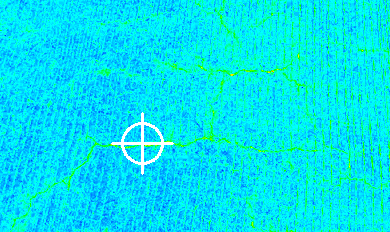
#> input picture PS2/achulawa-ps2-files/ps2-images/cracks-color.png, 390 x 232 px
$ python PS2.py
#> lines starting #> are read from the running program, lines starting #| are printed output that depends on the picture
#September 19th, 2022
#Aman Chulawala
#24678 PS2 Q1

from math import ceil
from matplotlib import pyplot as plt
import cv2 as cv
import numpy as np

#Convert input image to gray scale
def color2gray(img):
    gray = cv.cvtColor(img, cv.COLOR_BGR2GRAY)
    hist_gen(gray)
    return gray

#Generate Lookup array for the intensity range specified in the image
def lookup_gen(img):
    mini = np.amin(img)
    maxi = np.amax(img)
    q1 = mini + ceil((maxi-mini)/4)
    q2 = mini + ceil((maxi-mini)/2)
    q3 = maxi - ceil((maxi-mini)/4)
    lookup = np.zeros((3,256), dtype = 'uint8')
    #Generating Blue channel
    lookup[0,mini:q1] = 255
    lookup[0, q2:] = 0
    lookup[0, q1:q2] = np.linspace(255,0,num = q2-q1)
    #Generating Green Channel
    lookup[1,mini:q1] = np.linspace(0,255,num = q1-mini)
    lookup[1,q1:q3] = 255
    lookup[1, q3:maxi] = np.linspace(255,0, num = maxi-q3)
    #Generating Red Channel
    lookup[2, 0:q2] = 0
    lookup[2, q2:q3] = np.linspace(0,255, num = q3-q2)
    lookup[2, q3:] = 255
    #Plotting lookuptable
    plt.figure(2)
    plt.title('Tone Curve')
    plt.plot(np.linspace(mini,255, num = len(lookup[0,mini:])), lookup[0,mini:], label = "Blue", color = 'blue')
    plt.plot(np.linspace(0,255, num = 256), lookup[1,:], label = "Green", color = 'green')
    plt.plot(np.linspace(0,255, num = 256), lookup[2,:], label = "Red", color = 'red')
    plt.legend()
    plt.show()
    return lookup, mini, maxi

#Plotting Histogram of intensities for reference
def hist_gen(img):
    histSize = 256
    histRange = (0, 256)
    hist_data = cv.calcHist(img, [0], None, [histSize], histRange, accumulate=False)
    plt.figure(1)
    plt.title("Grayscale Histogram")
    plt.xlabel("Bins")
    plt.ylabel("# of Pixels")
    plt.plot(hist_data)
    plt.xlim([0, 256])

#Convert image to pseudocolored based on the lookup array
def convert(img, lookup):
    b_channel = [[lookup[0,img[i,j]] for j in range(0,len(img[0]))] for i in range(0,len(img))]
    g_channel = [[lookup[1,img[i,j]] for j in range(0,len(img[0]))] for i in range(0,len(img))]
    r_channel = [[lookup[2,img[i,j]] for j in range(0,len(img[0]))] for i in range(0,len(img))]
    pseudocolored = cv.merge(np.array([b_channel, g_channel, r_channel]))
    return pseudocolored

#Draw circle and cross hairs on the image
def draw(img, draw_img, mini, maxi):
    means = np.where(img == maxi)
    y_mean = round(np.mean(means[0]))
    x_mean = round(np.mean(means[1]))
    cv.circle(draw_img, (x_mean, y_mean), 20, (255,255,255), 2)
    cv.line(draw_img, (x_mean-30, y_mean), (x_mean+30, y_mean), (255,255,255), 2)
    cv.line(draw_img, (x_mean, y_mean-30), (x_mean, y_mean+30), (255,255,255), 2)
    return draw_img

#Main function
def main(img):
    gray = color2gray(img)
    lookup, mini, maxi = lookup_gen(gray)
    pseudocolored = convert(gray, lookup)
    final_img = draw(gray, pseudocolored, mini, maxi)
    return final_img

#Input filename
fname = input("Enter Filename: ")
#> the answer given: ps2-images/cracks-color.png
img = cv.imread(fname)
#> img is the input picture: shape (232, 390, 3); mean B, G, R 237.3, 228, 2.3
cv.imshow('Original Image', img)
final = main(img)
#> in color2gray, `gray = cv.cvtColor(img, cv.COLOR_BGR2GRAY)`:
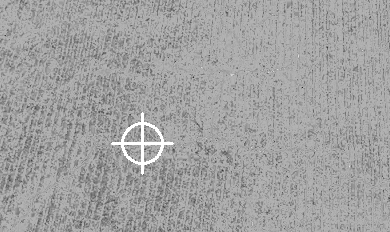
#> gray: shape (232, 390); min 29, max 255, mean 161.6
#> in hist_gen, `hist_data = cv.calcHist(img, [0], None, [histSize], histRange, accumul..`: hist_data = 256 values, max 50 at index 179, min 0 at index 0, mean 1.52
#> in lookup_gen, `mini = np.amin(img)`: mini = 29
#> in lookup_gen, `maxi = np.amax(img)`: maxi = 255
#> in lookup_gen, `q1 = mini + ceil((maxi-mini)/4)`: q1 = 86
#> in lookup_gen, `q2 = mini + ceil((maxi-mini)/2)`: q2 = 142
#> in lookup_gen, `q3 = maxi - ceil((maxi-mini)/4)`: q3 = 198
#> in lookup_gen, `plt.show()`:
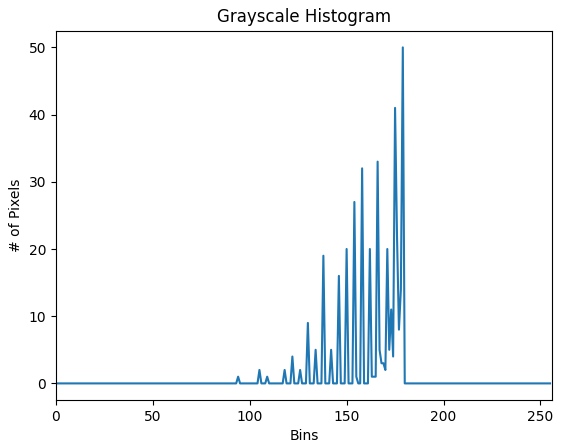
#> figure drawn by matplotlib, 1 panel; curve peaks at x = 179, y = 50
#> in lookup_gen, `plt.show()`:
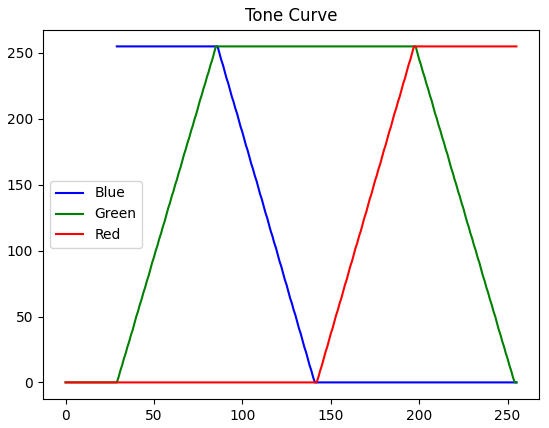
#> figure drawn by matplotlib, 1 panel; curve peaks at x = 29, y = 255; curve peaks at x = 85, y = 255; curve peaks at x = 197, y = 255
#> in main, `lookup, mini, maxi = lookup_gen(gray)`: mini = 29; maxi = 255
#> in convert, `b_channel = [[lookup[0,img[i,j]] for j in range(0,len(img[0]))] for i ..`: b_channel = 232 items
#> in convert, `pseudocolored = cv.merge(np.array([b_channel, g_channel, r_channel]))`:
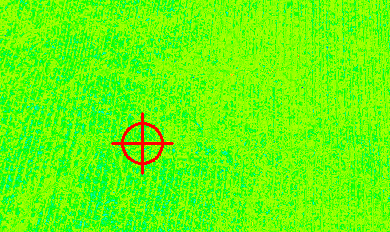
#> pseudocolored: shape (232, 390, 3); mean of channels 0, 1, 2 8.8, 253, 97.9; drawn as B, G, R
#> in draw, `means = np.where(img == maxi)`: means = 709 positions, rows 112 to 174, columns 111 to 173
#> in draw, `y_mean = round(np.mean(means[0]))`: y_mean = 143
#> in draw, `x_mean = round(np.mean(means[1]))`: x_mean = 142
#> in draw, `cv.line(draw_img, (x_mean, y_mean-30), (x_mean, y_mean+30), (255,255,2..`:
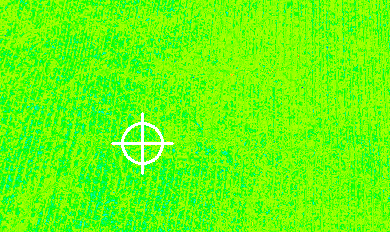
#> draw_img: shape (232, 390, 3); mean of channels 0, 1, 2 10.8, 255, 97.9; drawn as B, G, R

#Display final image
cv.imshow('Pseudocolored Image', final)
cv.waitKey(0)
cv.destroyAllWindows

#Save final image
name = fname.split('.')
n_name = name[0]+'-color.'+name[1]
cv.imwrite(n_name, final)
